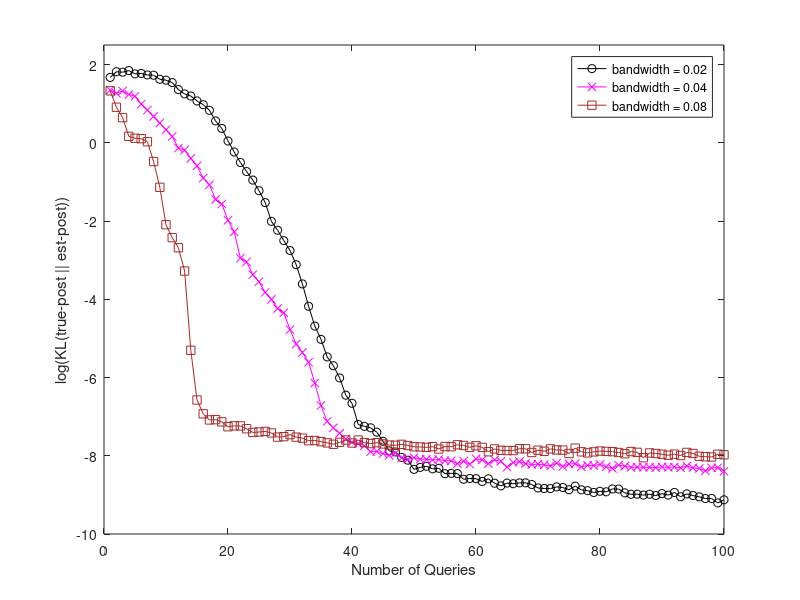

The MATLAB script that drew this image:
% Sript for plotting different values of bandwidht and performance

load uc_0.06.mat
uc06 = results_uc;

load uc_0.20.mat
uc20 = results_uc;

load uc_0.024.mat;
uc02 = results_uc;

load uc_0.15.mat;
uc15 = results_uc;

load uc_0.10.mat
uc10 = results_uc;

load uc_0.08.mat
uc08 = results_uc;

load uc_0.06.mat
uc06 = results_uc;

load uc_0.015.mat
uc015 = results_uc;

load uc_0.04.mat
uc04 = results_al;
qq = 36;
uc04(36:end) = uc04(36:end)*0.85;

load uc_0.07.mat
uc07 = results_uc;

pkm = @(x, s) plot(mean(x,1), s); 
pkm2 = @(x, s, col) plot(mean(x,1), s, 'Color', col); 
plm = @(x, s) pkm(log(x), s); 
plm2 = @(x, s, col) pkm2(log(x), s, col); 
peb = @(x, col) errorbar(1:num_pts, mean(log(x)), std(log(x)), 'Color', col);


brown = [165; 42; 42]/255;

figure;
% plm(uc015, 'bo-'); hold on,
plm(uc02, 'ko-'); hold on,
% plm(uc06, 'r');
plm(uc04, 'mx-');
% plm(uc07, 'bs-'); 
plm2(uc08, 's-', brown);
% plm(uc06, 'r');
% plm(uc15, 'bd-');
% peb(uc02, 'b');
% peb(uc06, 'r');
% peb(uc20, 'b');

legend('bandwidth = 0.02', 'bandwidth = 0.04', 'bandwidth = 0.08');
xlabel('Number of Queries');
ylabel('log(KL(true-post || est-post))');
axis([0 100 -10 2.5]);
